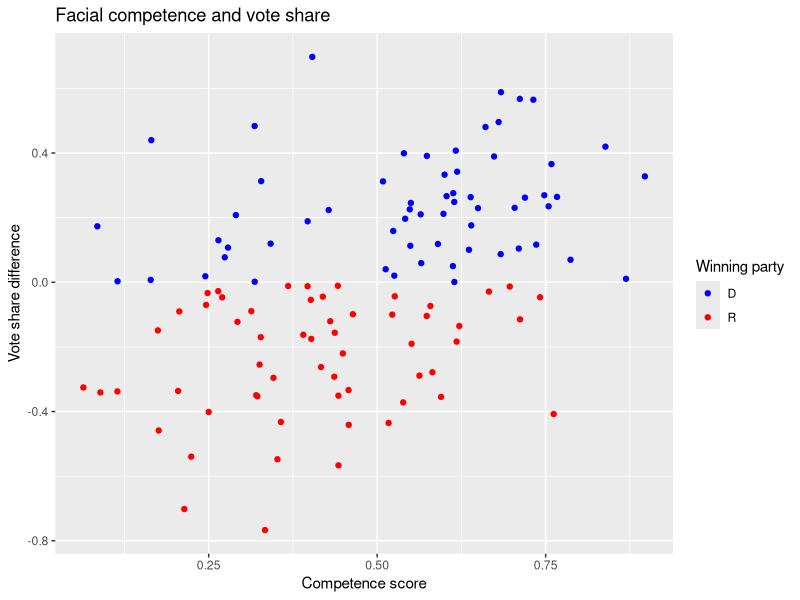

Recreate this plot in R.
## ---- chunk 1

setwd("D:/Labs")
face <-read.csv ("face.csv")
## two-party vote share for Democrates and Republicans
face$d.share <-face$d.votes/ (face$d.votes+face$r.votes)
face$r.share <-face$r.votes/(face$d.votes+face$r.votes)
face$diff.share <-face$d.share-face$r.share
cor(face$d.comp, face$diff.share)
library(ggplot2)
ggplot(face, aes(x=d.comp, y=diff.share))+geom_point(aes(color=w.party))+labs(title="Facial competence and vote share",
                                                                             x="Competence score",
                                                                             y="Vote share difference")+ 
                                                       scale_color_manual(name="Winning party", values=c("blue", "red"))
fit <-lm(diff.share~d.comp, data=face) #fit the model
fit

